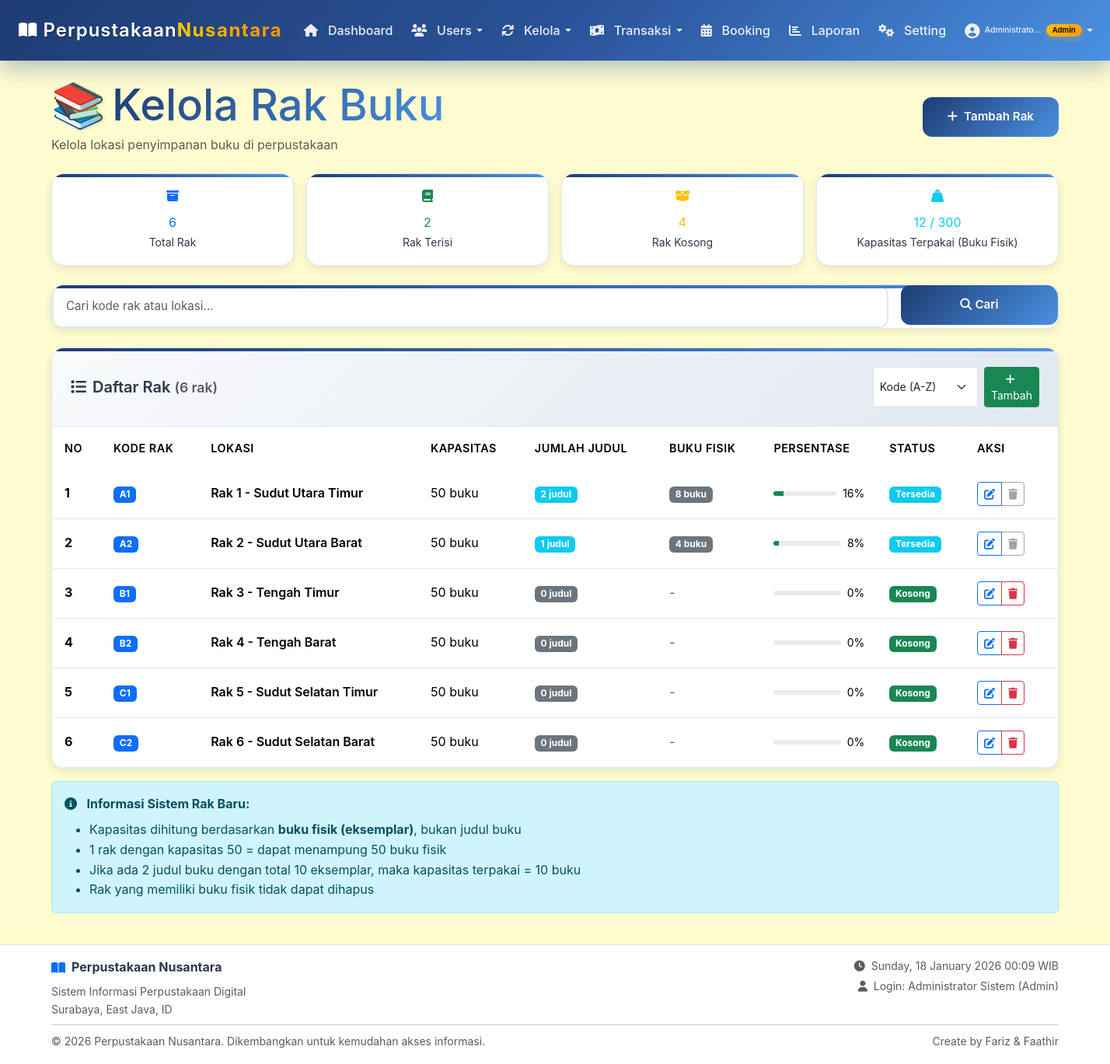
The app's page /admin/rak/index.php (signed in) with its own data.
### tables this page shows
CREATE TABLE `rak` (
  `id_rak` int(11) NOT NULL,
  `kode_rak` varchar(20) NOT NULL,
  `lokasi` varchar(100) DEFAULT NULL,
  `kapasitas` int(11) DEFAULT NULL,
  `created_at` timestamp NOT NULL DEFAULT current_timestamp()
);

### admin/rak/index.php (the view, shortened to what this page needs)
<?php
include '../../config/database.php';
$search = isset($_GET['search']) ? sanitizeInput($_GET['search']) : '';
$sort_by = isset($_GET['sort']) ? $_GET['sort'] : 'kode_rak';
$sort_order = isset($_GET['order']) ? $_GET['order'] : 'ASC';
$where_conditions = [];
$params = [];
$where_clause = !empty($where_conditions) ? 'WHERE ' . implode(' AND ', $where_conditions) : '';
$valid_sorts = ['kode_rak', 'lokasi', 'kapasitas', 'created_at'];
$sort_by = in_array($sort_by, $valid_sorts) ? $sort_by : 'kode_rak';
$sort_order = in_array(strtoupper($sort_order), ['ASC', 'DESC']) ? strtoupper($sort_order) : 'ASC';
$page = isset($_GET['page']) ? (int)$_GET['page'] : 1;
$limit = 20;
$offset = ($page - 1) * $limit;
try {
    $count_query = "SELECT COUNT(*) FROM rak $where_clause";
    $count_stmt = $conn->prepare($count_query);
    $count_stmt->execute($params);
    $total_rak = $count_stmt->fetchColumn();
    $query = "
        SELECT r.*,
               COUNT(DISTINCT b.isbn) as jumlah_judul,
               COALESCE(SUM(b.stok_total), 0) as total_stok
        FROM rak r
        LEFT JOIN buku b ON r.id_rak = b.id_rak
        $where_clause
        GROUP BY r.id_rak
        ORDER BY $sort_by $sort_order
        LIMIT $limit OFFSET $offset
    ";
    $stmt = $conn->prepare($query);
    $stmt->execute($params);
    $rak_list = $stmt->fetchAll();
    $stats = [
        'total' => $conn->query("SELECT COUNT(*) FROM rak")->fetchColumn(),
        'terisi' => $conn->query("SELECT COUNT(DISTINCT id_rak) FROM buku WHERE id_rak IS NOT NULL")->fetchColumn(),
        'kosong' => $conn->query("SELECT COUNT(*) FROM rak WHERE id_rak NOT IN (SELECT DISTINCT id_rak FROM buku WHERE id_rak IS NOT NULL)")->fetchColumn(),
        'kapasitas_total' => $conn->query("SELECT SUM(kapasitas) FROM rak WHERE kapasitas IS NOT NULL")->fetchColumn() ?: 0,
        'kapasitas_terpakai' => $conn->query("SELECT COALESCE(SUM(stok_total), 0) FROM buku WHERE id_rak IS NOT NULL")->fetchColumn() ?: 0
    ];
    $stats['kapasitas_sisa'] = $stats['kapasitas_total'] - $stats['kapasitas_terpakai'];
} catch (PDOException $e) {
    $error_message = "Error: " . $e->getMessage();
}
include '../../includes/header.php';
?>
<div class="container py-4">
    <div class="d-flex justify-content-between align-items-center mb-4">
        <div>
            <h1 class="h3 mb-1 title-container">
                <span class="logo-emoji">📚</span>
                <span class="title-gradient">Kelola Rak Buku</span>
            </h1>
            <p class="text-muted mb-0">Kelola lokasi penyimpanan buku di perpustakaan</p>
        </div>
        <div>
            <a href="tambah.php" class="btn btn-modern btn-primary-modern">
                <i class="fas fa-plus me-2"></i>Tambah Rak
            </a>
        </div>
    </div>
    <div class="row g-3 mb-4">
        <div class="col-md-3">
            <div class="modern-card text-center p-3">
                <div class="stat-icon mb-2">
                    <i class="fas fa-archive text-primary"></i>
                </div>
                <div class="stat-number text-primary"><?= $stats['total'] ?? 0 ?></div>
                <small class="stat-label">Total Rak</small>
            </div>
        </div>
        <div class="col-md-3">
            <div class="modern-card text-center p-3">
                <div class="stat-icon mb-2">
                    <i class="fas fa-book text-success"></i>
                </div>
                <div class="stat-number text-success"><?= $stats['terisi'] ?? 0 ?></div>
                <small class="stat-label">Rak Terisi</small>
            </div>
        </div>
        <div class="col-md-3">
            <div class="modern-card text-center p-3">
                <div class="stat-icon mb-2">
                    <i class="fas fa-box-open text-warning"></i>
                </div>
                <div class="stat-number text-warning"><?= $stats['kosong'] ?? 0 ?></div>
                <small class="stat-label">Rak Kosong</small>
            </div>
        </div>
        <div class="col-md-3">
            <div class="modern-card text-center p-3">
                <div class="stat-icon mb-2">
                    <i class="fas fa-weight-hanging text-info"></i>
                </div>
                <div class="stat-number text-info"><?= $stats['kapasitas_terpakai'] ?? 0 ?> / <?= $stats['kapasitas_total'] ?? 0 ?></div>
                <small class="stat-label">Kapasitas Terpakai (Buku Fisik)</small>
            </div>
        </div>
    </div>
    <div class="modern-card mb-4">
        <div class="card-body">
            <form method="GET" class="row g-3">
                <div class="col-md-10">
                    <input type="text" name="search" class="form-control form-control-modern"
                           placeholder="Cari kode rak atau lokasi..."
                           value="<?= htmlspecialchars($search) ?>">
                </div>
                <div class="col-md-2">
                    <button type="submit" class="btn btn-modern btn-primary-modern w-100">
                        <i class="fas fa-search me-1"></i>Cari
                    </button>
                </div>
            </form>
        </div>
    </div>
    <div class="modern-card">
        <div class="card-header-modern d-flex justify-content-between align-items-center">
            <h5 class="card-title-modern mb-0">
                <i class="fas fa-list me-2"></i>Daftar Rak
                <?php if ($total_rak > 0): ?>
                    <small class="text-muted">(<?= $total_rak ?> rak)</small>
                <?php endif; ?>
            </h5>
            <div class="d-flex gap-2">
                <select name="sort" class="form-select form-select-sm" onchange="updateSort(this)">
                    <option value="kode_rak" <?= $sort_by === 'kode_rak' ? 'selected' : '' ?>>Kode (A-Z)</option>
                </select>
                <a href="tambah.php" class="btn btn-sm btn-success">
                    <i class="fas fa-plus me-1"></i>Tambah
                </a>
            </div>
        </div>
        <div class="card-body p-0">
            <?php if (isset($error_message)): ?>
                <div class="alert alert-danger m-3"><?= htmlspecialchars($error_message) ?></div>
            <?php else: ?>
                <div class="table-responsive">
                    <table class="table table-modern mb-0">
                        <thead>
                            <tr>
                                <th>No</th>
                                <th>Kode Rak</th>
                                <th>Lokasi</th>
                                <th>Kapasitas</th>
                                <th>Jumlah Judul</th>
                                <th>Buku Fisik</th>
                                <th>Persentase</th>
                                <th>Status</th>
                                <th width="120">Aksi</th>
                            </tr>
                        </thead>
                        <tbody>
                            <?php
                            $no = $offset + 1;
                            foreach ($rak_list as $rak):
                                $persentase = ($rak['kapasitas'] > 0 && $rak['total_stok'] > 0) ?
                                    round(($rak['total_stok'] / $rak['kapasitas']) * 100) : 0;
                                $progress_color = $persentase >= 90 ? 'danger' : ($persentase >= 70 ? 'warning' : 'success');
                                $status_warna = '';
                                $status_text = '';
                                if ($rak['kapasitas'] > 0) {
                                    if ($rak['total_stok'] == 0) {
                                        $status_warna = 'bg-success';
                                        $status_text = 'Kosong';
                                    } elseif ($rak['total_stok'] >= $rak['kapasitas']) {
                                        $status_warna = 'bg-danger';
                                        $status_text = 'Penuh';
                                    } elseif ($persentase >= 70) {
                                        $status_warna = 'bg-warning';
                                        $status_text = 'Hampir Penuh';
                                    } else {
                                        $status_warna = 'bg-info';
                                        $status_text = 'Tersedia';
                                    }
                                } else {
                                    $status_warna = 'bg-secondary';
                                    $status_text = 'Unlimited';
                                }
                            ?>
                                <tr>
                                    <td><strong><?= $no++ ?></strong></td>
                                    <td>
                                        <span class="badge bg-primary"><?= htmlspecialchars($rak['kode_rak']) ?></span>
                                    </td>
                                    <td>
                                        <div class="fw-semibold"><?= htmlspecialchars($rak['lokasi']) ?></div>
                                    </td>
                                    <td>
                                        <?= $rak['kapasitas'] ? $rak['kapasitas'] . ' buku' : '<em class="text-muted">Unlimited</em>' ?>
                                    </td>
                                    <td>
                                        <span class="badge bg-<?= $rak['jumlah_judul'] > 0 ? 'info' : 'secondary' ?>">
                                            <?= $rak['jumlah_judul'] ?> judul
                                        </span>
                                    </td>
                                    <td>
                                        <?php if ($rak['total_stok']): ?>
                                            <span class="badge bg-secondary">
                                                <?= $rak['total_stok'] ?> buku
                                            </span>
                                        <?php else: ?>
                                            <em class="text-muted">-</em>
                                        <?php endif; ?>
                                    </td>
                                    <td>
                                        <?php if ($rak['kapasitas'] > 0): ?>
                                            <div class="d-flex align-items-center">
                                                <div class="progress flex-grow-1 me-2" style="height: 6px;">
                                                    <div class="progress-bar bg-<?= $progress_color ?>"
                                                         role="progressbar"
                                                         style="width: <?= min($persentase, 100) ?>%">
                                                    </div>
                                                </div>
                                                <small><?= $persentase ?>%</small>
                                            </div>
                                        <?php else: ?>
                                            <em class="text-muted">-</em>
                                        <?php endif; ?>
                                    </td>
                                    <td>
                                        <span class="badge <?= $status_warna ?>">
                                            <?= $status_text ?>
                                        </span>
                                    </td>
                                    <td>
                                        <div class="btn-group btn-group-sm" role="group">
                                            <a href="edit.php?id=<?= $rak['id_rak'] ?>"
                                               class="btn btn-outline-primary" title="Edit Rak">
                                                <i class="fas fa-edit"></i>
                                            </a>
                                            <?php if ($rak['total_stok'] == 0): ?>
                                                <a href="hapus.php?id=<?= $rak['id_rak'] ?>"
                                                   class="btn btn-outline-danger"
                                                   title="Hapus Rak">
                                                    <i class="fas fa-trash"></i>
                                                </a>
                                            <?php else: ?>
                                                <button class="btn btn-outline-secondary" disabled
                                                        title="Tidak dapat dihapus karena memiliki <?= $rak['total_stok'] ?> buku fisik">
                                                    <i class="fas fa-trash"></i>
                                                </button>
                                            <?php endif; ?>
                                        </div>
                                    </td>
                                </tr>
                            <?php endforeach; ?>
                        </tbody>
                    </table>
                </div>
            <?php endif; ?>
        </div>
    </div>
    <div class="alert alert-info mt-3">
        <i class="fas fa-info-circle me-2"></i>
        <strong>Informasi Sistem Rak Baru:</strong>
        <ul class="mb-0 mt-2">
            <li>Kapasitas dihitung berdasarkan <strong>buku fisik (eksemplar)</strong>, bukan judul buku</li>
            <li>1 rak dengan kapasitas 50 = dapat menampung 50 buku fisik</li>
            <li>Jika ada 2 judul buku dengan total 10 eksemplar, maka kapasitas terpakai = 10 buku</li>
            <li>Rak yang memiliki buku fisik tidak dapat dihapus</li>
        </ul>
    </div>
</div>
<?php include '../../includes/footer.php'; ?>

### records on screen
rak: kode_rak "A1", lokasi "Rak 1 - Sudut Utara Timur", kapasitas "50", jumlah_judul "2", total_stok "8", persentase "16", status_text "Tersedia"
rak: kode_rak "A2", lokasi "Rak 2 - Sudut Utara Barat", kapasitas "50", jumlah_judul "1", total_stok "4", persentase "8", status_text "Tersedia"
rak: kode_rak "B1", lokasi "Rak 3 - Tengah Timur", kapasitas "50", jumlah_judul "0", persentase "0", status_text "Kosong"
rak: kode_rak "B2", lokasi "Rak 4 - Tengah Barat", kapasitas "50", jumlah_judul "0", persentase "0", status_text "Kosong"
rak: kode_rak "C1", lokasi "Rak 5 - Sudut Selatan Timur", kapasitas "50", jumlah_judul "0", persentase "0", status_text "Kosong"
rak: kode_rak "C2", lokasi "Rak 6 - Sudut Selatan Barat", kapasitas "50", jumlah_judul "0", persentase "0", status_text "Kosong"

### other values on screen
strlen($nama) > 12 ? substr($nama, 0, 12) . '...' : $nama "Administrato..."
$badge_text "Admin"
$stats['total'] "6"
$stats['terisi'] "2"
$stats['kosong'] "4"
$stats['kapasitas_terpakai'] "12"
$stats['kapasitas_total'] "300"
$total_rak "6"
SITE_NAME "Perpustakaan Nusantara"
$SISTEM['alamat_perpustakaan'] "Surabaya, East Java, ID"
$current_user['nama'] "Administrator Sistem"
str_replace('_', ' ', $current_user['role']) "Admin"
